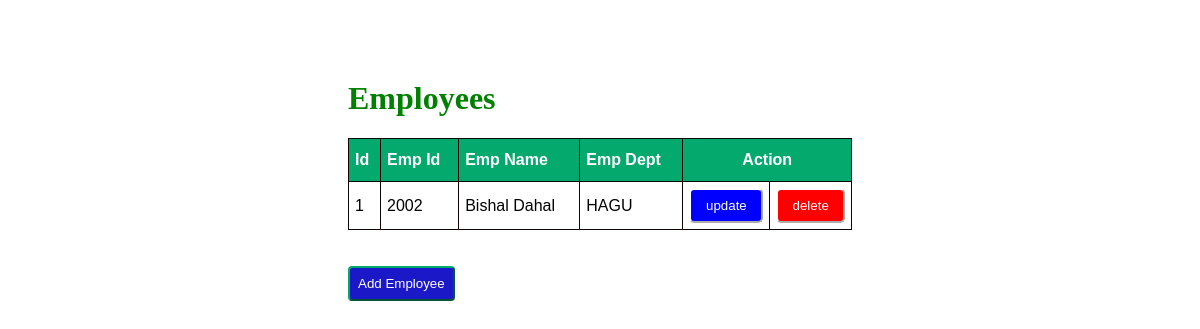
The app's page /, older data.
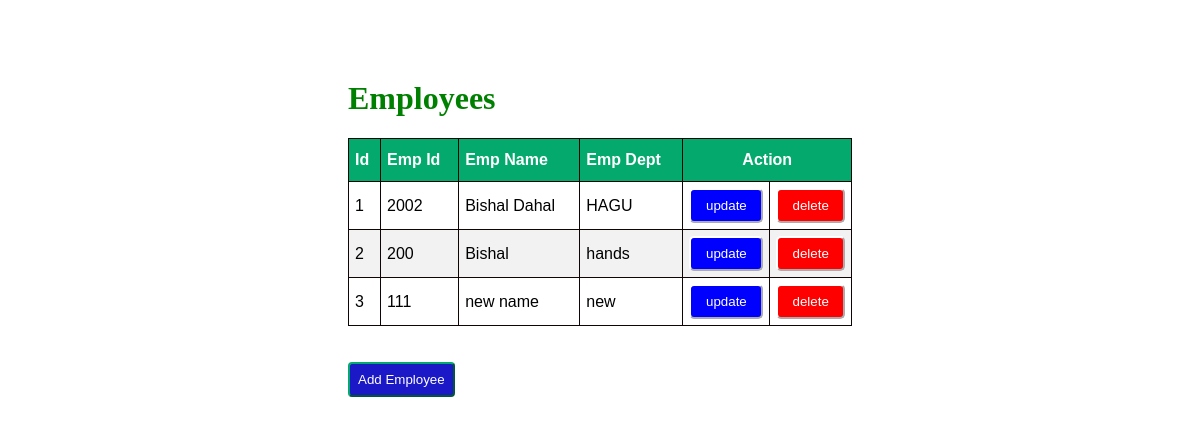
The same page, newer data.
### enroll/models.py (models this page shows, shortened)
class Employee(models.Model):
    emp_id = models.IntegerField()
    emp_name = models.CharField(max_length=100)
    emp_dept = models.CharField(max_length=100)

### enroll/views.py (the view)
# urls.py: 2. Add a URL to urlpatterns:  path('', views.home, name='home')
def home(request):
    employees = Employee.objects.all()
    return render(request,'home.html', {'employees':employees})

### enroll/templates/home.html (shortened to what this page needs)
<!DOCTYPE html>
<html lang="en">
<head>
</head>
{% load static %}
<link rel="stylesheet" href="{% static 'style.css' %}">
<body>
    <div class="container">
        <h1>Employees</h1>
        <table id="customers" border="1">
            <thead>
                <th>Id</th>
                <th>Emp Id</th>
                <th>Emp Name</th>
                <th>Emp Dept</th>
                <th colspan="2" id="mid">Action</th>
            </thead>
            {% for x in employees %}
            <tr>
                <td>{{x.id}}</td>
                <td>{{x.emp_id}}</td>
                <td>{{x.emp_name}}</td>
                <td>{{x.emp_dept}}</td>
                <td>
                    <a href="update/{{x.id}}"><button id="up">update</button></a>
                </td>
                <td>
                    <a href="delete/{{x.id}}"><button id="del">delete</button></a>
                </td>
            </tr>
            {% endfor %}
        </table>
        <br><br>
        <a href="{% url 'create' %}"><button id="new3">Add Employee</button></a>
    </div>
</body>
</html>

Row changes from the older to the newer data that the page shows:
added Employee: id "2", emp_id "200", emp_name "Bishal", emp_dept "hands"
added Employee: id "3", emp_id "111", emp_name "new name", emp_dept "new"
